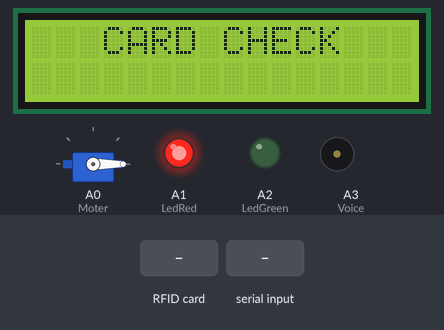
Simulated run of this sketch. Board: Arduino Uno, built with avr-gcc and run on an emulated ATmega328P. On the bench: 16×2 character LCD, servo, output pins drawn as LEDs (lit = HIGH), buzzer (waves = sounding). The test bench sets the inputs (shaded band). Pins used as bus, display or sensor lines are not drawn; what the sketch prints to the serial monitor is not drawn.

Above: at 1.3 s.
1.4 s: RFID card 5E 7A 19 C4 held to the reader
At 2.3 s:
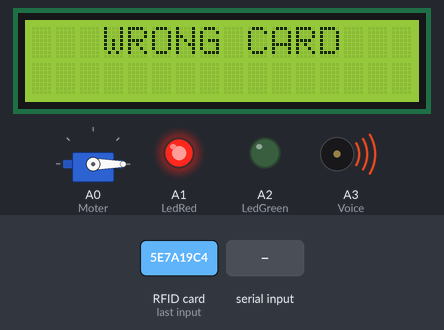
4.4 s: "1" received over the second serial link
At 6.0 s:
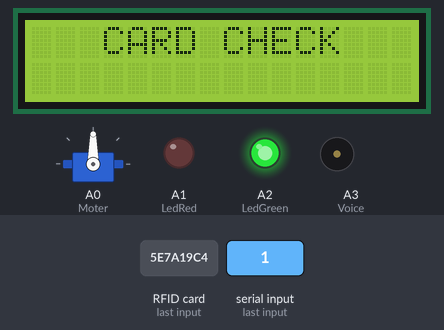
6.7 s: "2" received over the second serial link
At 6.86 s:
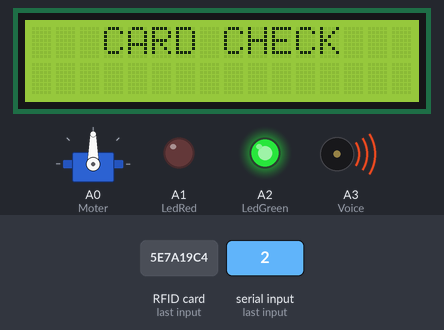
Timing chart, 0 to 9.7 s (numbered marks = the images above; inputs shaded):
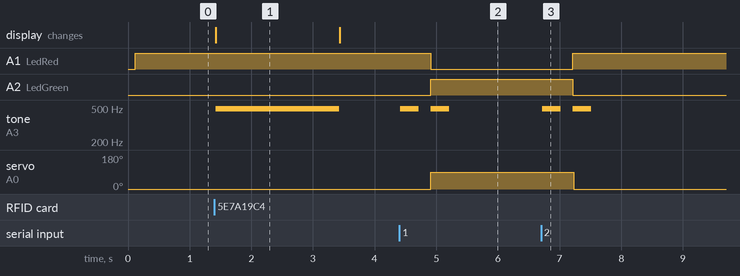

The sketch:

opening_gate_system.ino
```cpp
#include <SPI.h>
#include <MFRC522.h>
#include <Servo.h>
#include <LiquidCrystal_I2C.h>

#include <SoftwareSerial.h>
#define TX 7
#define RX 8

SoftwareSerial bluetooth(TX, RX);

#define RST_PIN         9
#define SS_PIN          10

int IP[4],i;
int IP1[4] = {160, 58, 237, 32};

int Moter = A0;
int LedRed = A1;
int LedGreen = A2;
int Voice = A3;

char input_value;
Servo myservo;
MFRC522 mfrc522(SS_PIN, RST_PIN);
LiquidCrystal_I2C lcd(0x27, 16, 2);

void setup() {
	Serial.begin(9600);
  bluetooth.begin(9600);
  while (!Serial);
  mfrc522.PCD_Init();
	SPI.begin();
  lcd.begin();
  lcd.backlight();
  pinMode(Voice, OUTPUT);
  myservo.attach(Moter);

  myservo.write(0);
  analogWrite(LedRed, 255);
  analogWrite(LedGreen, 0);

  LCD_default();
}
void LCD_default(){
  lcd.clear();
  lcd.setCursor(3,0);
  lcd.print("CARD CHECK");
}

void voice() {
  tone(Voice, 493, 300);
  delay(500);
  tone(Voice, 493, 300);
}

void LedOn(){
  analogWrite(LedGreen, 255);
  analogWrite(LedRed, 0);
}
void LedOff(){
  analogWrite(LedGreen, 0);
  analogWrite(LedRed, 255);
}

void Time(){

  lcd.clear();
  lcd.setCursor(3,0);
  lcd.print("RIGHT CARD");
  delay(1000);

  for (int s = 5; s > 0; s--){
    lcd.setCursor(0,0);
    lcd.print("CLOSE AFTER:  ");
    lcd.setCursor(13,0);
    lcd.print(s,DEC);
    lcd.print("S");
    delay(1000);
  }
}
void loop() {
  if (bluetooth.available() > 0 ) {
    input_value = bluetooth.read();
    Serial.println(input_value);
    switch (input_value){
      case '1':
      voice();
      LedOn();
      myservo.write(90);
      break;
      case '2':
      voice();
      LedOff();
      LCD_default();
      myservo.write(0);
      break;
    }

  }

  if ( ! mfrc522.PICC_IsNewCardPresent()) {
		return;
	}


	if ( ! mfrc522.PICC_ReadCardSerial()) {
		return;
	}

  Serial.print("INPUT ID: ");
  for (byte i = 0; i< mfrc522.uid.size; i++ ){
    IP[i] = mfrc522.uid.uidByte[i];
    Serial.print(IP[i], DEC);
    Serial.print(" ");
  }
  Serial.println("");
    if ( IP[i] == IP1[i]){
      voice();
      LedOn();
      myservo.write(90);
      delay(100);
      Time();
      LedOff();
      LCD_default();
      myservo.write(0);

    }

    else if(IP[i] != IP1[i]){
      lcd.clear();
      lcd.setCursor(3,0);
      lcd.print("WRONG CARD");
      tone(Voice, 493, 2000);
      delay(2000);
      LCD_default();

    }
  }
```

Measured:
- after the input at 1.4 s, tone on A3 (Voice): silent → 493 Hz at once, → silent 2.0 s later; the display: changes at once (image 1)
- after the input at 4.4 s, A1 (LedRed): HIGH → LOW after 0.51 s; A2 (LedGreen): LOW → HIGH after 0.51 s; tone on A3 (Voice): alternates 493 Hz for 0.30 s and silent for 0.20 s, 4 changes in all, then stays silent, starting at once; servo on A0 (Moter): 0° → 90° after 0.51 s
- after the input at 6.7 s, A1 (LedRed): LOW → HIGH after 0.52 s; A2 (LedGreen): HIGH → LOW after 0.52 s; tone on A3 (Voice): alternates 493 Hz for 0.30 s and silent for 0.20 s, 4 changes in all, then stays silent, starting at once; servo on A0 (Moter): 90° → 0° after 0.53 s
- what the display in image 1 shows lasts 2.0 s, from 1.4 s to 3.4 s
